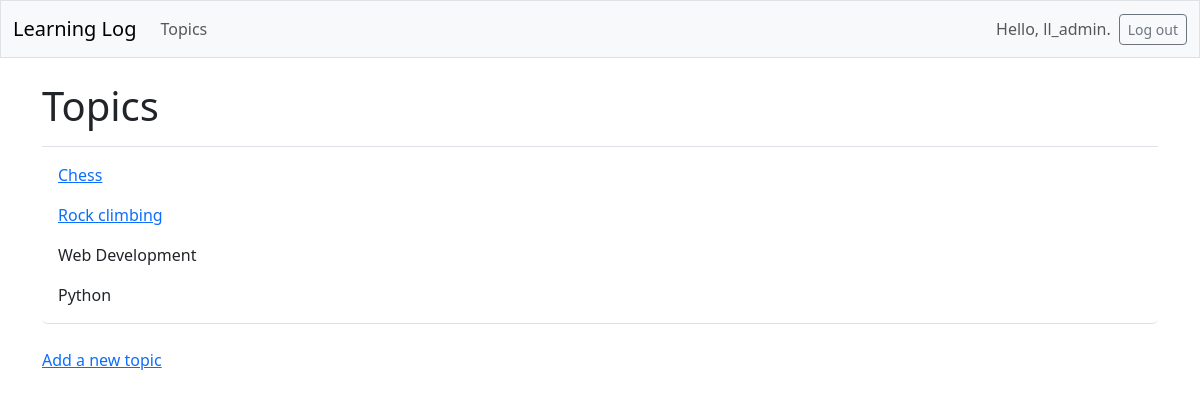
The app's page /topics/ (signed in) with its own data.
### learning_logs/models.py (models this page shows, shortened)
class Topic(models.Model):
    text = models.CharField(max_length=200)
    date_added = models.DateTimeField(auto_now_add=True)
    owner = models.ForeignKey(User, on_delete=models.CASCADE)

### learning_logs/views.py (the view)
# urls.py: path("topics/", views.topics, name="topics"),
@login_required
def topics(request):
    topics = Topic.objects.order_by("date_added")
    context = {"topics": topics}
    return render(request, "learning_logs/topics.html", context)

### learning_logs/templates/learning_logs/topics.html
{% extends 'learning_logs/base.html' %}
{% block page_header %}
<h1>Topics</h1>
{% endblock page_header %}
{% block content %}
<ul class="list-group border-bottom pb-2 mb-4">
    {% for topic in topics %}
    <li class="list-group-item border-0">
        {%if topic.owner.id == user.id%}
        <a href="{% url 'learning_logs:topic' topic.id %}">
            {{ topic.text }}</a>
        {%else%}
        <span>{{topic.text}}</span>
        {%endif%}
    </li>
    {% empty %}
    <li class="list-group-item border-0">No topics have been added yet.</li>
    {% endfor %}
</ul>
<a href="{% url 'learning_logs:new_topic' %}">Add a new topic</a>
{% endblock content %}

### learning_logs/templates/learning_logs/base.html (shortened to what this page needs)
<!DOCTYPE html>
<html lang="en">
<head>
    {% load django_bootstrap5 %} {% bootstrap_css %} {% bootstrap_javascript %}
</head>
<body>
    <nav class="navbar navbar-expand-md navbar-light bg-light mb-4 border">
        <div class="container-fluid">
            <a href="{%url 'learning_logs:index' %}" class="navbar-brand">Learning Log</a>
            <div class="collapse navbar-collapse" id="navbarCollapse">
                <ul class="navbar-nav me-auto mb-2 mb-md-0">
                    <li class="nav-item">
                        <a href="{% url 'learning_logs:topics' %}" class="nav-link">Topics</a>
                    </li>
                </ul>
                <ul class="navbar-nav ms-auto mb-2 mb-md-0">
                    {%if user.is_authenticated%}
                    <li class="nav-item">
                        <span class="navbar-text me-2"> Hello, {{user.username}}. </span>
                    </li>
                    {%endif%}
                </ul>
                {%if user.is_authenticated%}
                <form action="{% url 'accounts:logout' %}" method="post">
                    <button name="submit" class="btn btn-outline-secondary btn-sm">Log out</button>
                </form>
                {%endif%}
            </div>
        </div>
    </nav>
    <main class="container">
        <div class="pb-2 mb-2 border-bottom">
            {% block page_header %}{% endblock page_header %}
        </div>
        <div class="">
            {% block content %} {% endblock content %}
        </div>
    </main>
</body>
</html>

### records on screen
Topic: text "Chess"
Topic: text "Rock climbing"
Topic: text "Web Development"
Topic: text "Python"

### other values on screen
{{ user.username }} "ll_admin"
